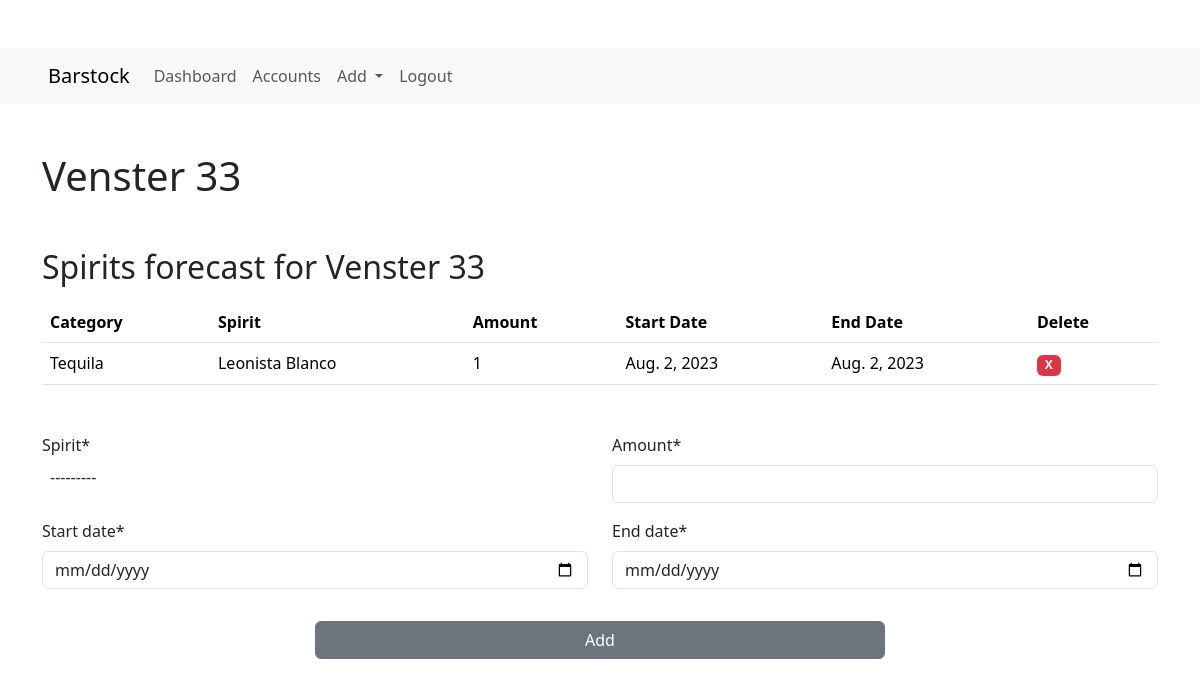
Page /Accounts/Venster 33 (signed in) on the committed database.
### forecast/models.py (models this page shows, shortened)
class Account(models.Model):
    name = models.CharField(max_length=255)
    slug = models.SlugField()

class VolumeItem(models.Model):
    account = models.ForeignKey(Account, on_delete=models.CASCADE)
    spirit = models.ForeignKey(Spirit, on_delete=models.CASCADE)
    category = models.ForeignKey(Category, on_delete=models.CASCADE, null=True, blank=True)
    amount = models.IntegerField()
    start_date = models.DateField(blank=True, null=True)
    end_date = models.DateField(blank=True, null=True)

class Category(models.Model):
    name = models.CharField(max_length=255)
    def __str__(self):
        return self.name

class Spirit(models.Model):
    name = models.CharField(max_length=255)
    category = models.ForeignKey(Category, on_delete=models.CASCADE)
    slug = models.SlugField()
    def __str__(self):
        return self.name

### forecast/views.py (the view)
# urls.py: path('Accounts/<str:name>', account_detail_view, name='account_detail'),
@login_required
def account_detail_view(request, name):
    account = get_object_or_404(Account, name=name)
    forecast_items = VolumeItem.objects.filter(account=account.id)
    accountnr = account.pk
    if request.method == 'POST':
        form = VolumeForm(request.POST)
        if form.is_valid():
            spirit = form.cleaned_data['spirit']
            amount = form.cleaned_data['amount']
            start_date = form.cleaned_data['start_date']
            end_date = form.cleaned_data['end_date']
            try:
                volume_item = VolumeItem.objects.get(account=account, spirit=spirit)
                volume_item.amount += amount
                volume_item.end_date = end_date
                volume_item.start_date = start_date
                volume_item.save()
                form = VolumeForm()
            except VolumeItem.DoesNotExist:
                volume_item = VolumeItem.objects.create(account=account, spirit=spirit, amount=amount, start_date=start_date, end_date=end_date)
    else:
        form = VolumeForm()
    context = {
        'account': account,
        'forecast_items': forecast_items,
        'form': form,
        'accountnr': accountnr
    }
    return render(request, 'forecast/account_detail.html', context)

### forecast/forms.py
class VolumeForm(forms.ModelForm):
    start_date = forms.DateField(widget=forms.DateInput(attrs=dict(type='date')))
    end_date = forms.DateField(widget=forms.DateInput(attrs=dict(type='date')))
    class Meta:
        model = VolumeItem
        fields = ('spirit','amount', 'start_date', 'end_date')
    def __init__(self, *args, **kwargs):
        super().__init__(*args, **kwargs)
        self.helper = FormHelper()
        self.helper.layout = Layout(
                        Div(
                            Row(
                                Column('spirit', css_class='form-group col-md-6'),
                                Column('amount', css_class='form-group col-md-6'),
                            ),
                            Row(
                                Column('start_date'),
                                Column('end_date'),
                            ),
                            Row(
                                Submit('submit', 'Add', css_class='my-3 btn btn-secondary w-50'),
                                css_class='d-flex justify-content-center'
                            )
            )
        )

### templates/forecast/account_detail.html (shortened to what this page needs)
{% extends 'base.html' %}
{% load static %}
{% load crispy_forms_tags %}
{% block content %}
    <div class='container my-5'>
        <h1>{{account.name}}</h1>
    </div>
    <div class='container my-5' id='item_list'>
        {% include 'forecast/partials/accounts_spirits_list.html' %}
    </div>
    <div class='container my-5'>
        <form method="POST">
            {% crispy form %}
        </form>
    </div>
{% endblock content %}

### templates/forecast/partials/accounts_spirits_list.html (shortened to what this page needs)
{% load static %}
{% load crispy_forms_tags %}
<h2>Spirits forecast for {{account.name}}</h2>
<table class='table mt-3 mb-5'>
  <thead>
      <tr>
          <th>Category</th>
          <th>Spirit</th>
          <th>Amount</th>
          <th>Start Date</th>
          <th>End Date</th>
          <th>Delete</th>
      </tr>
  </thead>
{% if forecast_items %}
<tbody>
    {% for item in forecast_items  %}
    <tr>
        <td>{{item.category}}</td>
        <td>{{item.spirit}}</td>
        <td>{{item.amount}}</td>
        <td>{{item.start_date}}</td>
        <td>{{item.end_date}}</td>
        <td>
            <span class="badge bg-danger badge-pill"
            style="cursor: pointer;"
            hx-delete="{% url 'forecast:delete-item' item.pk accountnr %}"
            hx-target="#item_list"
            hx-confirm="Are you sure you wish to delete {{item.spirit}} from {{account.name}}?">
            X</span>
        </td>
    </tr>
    {% endfor %}
{% endif %}
</table>

### rows in the picture
Account: name "Venster 33"
VolumeItem: category "Tequila", spirit "Leonista Blanco", amount "1", start_date "Aug. 2, 2023", end_date "Aug. 2, 2023"
